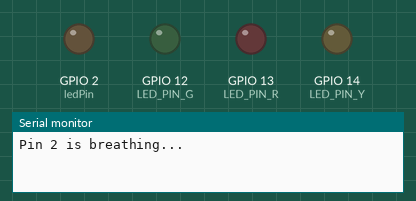
Recording of a sketch running on a simulated ESP32. On the bench: output pins drawn as LEDs (lit = HIGH), the last lines printed to the serial monitor.

Above: at 0.05 s.
At 1.3 s:
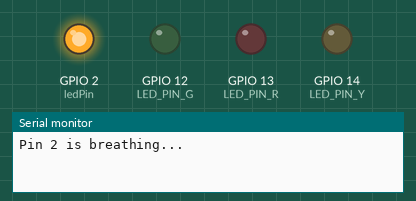
At 2.55 s:
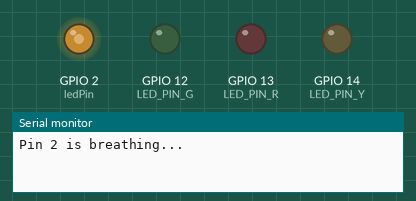
At 5.1 s:
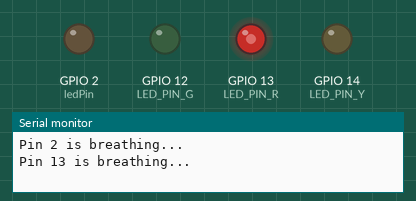
At 7.65 s:
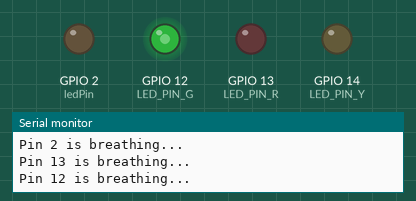
At 10.25 s:
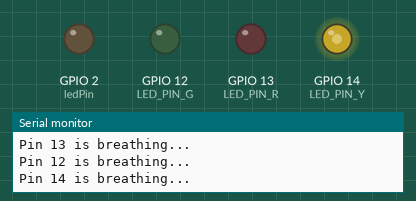
Timing chart, 0 to 14.0 s (numbered marks = the images above):
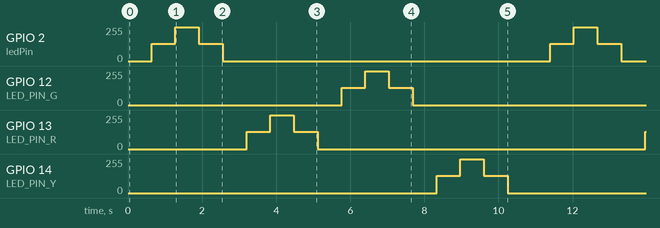

The sketch:

sketch_mar19c.ino
```cpp
// 定义LED引脚
const int ledPin = 2;
#define LED_PIN_R 13
#define LED_PIN_G 12
#define LED_PIN_Y 14

// 设置PWM属性
const int freq = 5000;          // 频率 5000Hz
const int resolution = 8;       // 分辨率 8位 (0-255)

void setup() {
  Serial.begin(115200);

  // 初始化所有引脚
  ledcAttach(ledPin, freq, resolution);
  ledcAttach(LED_PIN_R, freq, resolution);
  ledcAttach(LED_PIN_G, freq, resolution);
  ledcAttach(LED_PIN_Y, freq, resolution);
}

// 定义一个呼吸函数，传入引脚号即可
void breathe(int pin) {
  Serial.printf("Pin %d is breathing...\n", pin);

  // 逐渐变亮
  for(int dutyCycle = 0; dutyCycle <= 255; dutyCycle++){
    ledcWrite(pin, dutyCycle);
    delay(5);
  }

  // 逐渐变暗
  for(int dutyCycle = 255; dutyCycle >= 0; dutyCycle--){
    ledcWrite(pin, dutyCycle);
    delay(5);
  }
}

void loop() {
  // 依次调用呼吸函数
  breathe(ledPin);    // 板载蓝灯
  breathe(LED_PIN_R); // 红灯
  breathe(LED_PIN_G); // 绿灯
  breathe(LED_PIN_Y); // 黄灯

  delay(500);
}
```

Measured:
- by itself, GPIO 2 (ledPin), GPIO 12 (LED_PIN_G), GPIO 13 (LED_PIN_R), GPIO 14 (LED_PIN_Y): repeats every 10.8 s: 255/255 0.64 s, 128/255 0.65 s, 0/255 8.8 s, 128/255 0.64 s
